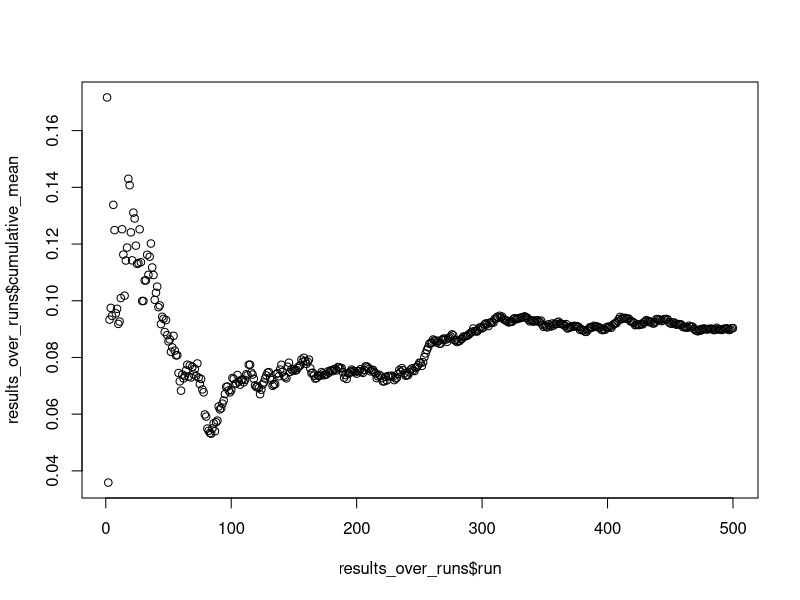

Write R code to recreate this figure.

# Simulate a truth
id <- 1:20
Ya1 <- c(T, T, T, F, F,
		 T, T, F, F, T, 
		 F, F, F, F, T,
		 T, T, T, F, F)
Ya0 <- c(T, F, T, F, F,
		 T, F, T, F, T, 
		 F, F, T, F, F,
		 T, F, T, F, F)

# Create the cohort
(cohort <- data.frame(id, Ya1, Ya0))

# Compute the true populaton average casual effect
mean(cohort$Ya1) - mean(cohort$Ya0)

# Note that we can identify individual causal response types because this is a simulation
cohort$response_type <- ifelse(Ya1&Ya0, 
								"doomed",
								ifelse(Ya1&!Ya0, 
										"causal",
										ifelse(!Ya1&Ya0,
											"preventative",
											"immune")))
table(cohort$response_type)


# Now assign some treatment
cohort$A <- c(T, T, T, T, T,
              T, T, T, T, T,
              F, F, F, F, F,
              F, F, F, F, F)
# Compute the observed outcome under treatment
cohort$Y <- ifelse(cohort$A, cohort$Ya1, cohort$Ya0)
# Note that the conditional on treatment observed association does not represent the causal effect
mean(cohort$Y[cohort$A==1]) - mean(cohort$Y[cohort$A == 0])

# response types are not evenly distributed
table(cohort$response_type, cohort$A)


# What would have happened if we assigned treatment so it was very imbalanced?
cohort$A <- c(T, T, T, F, F,
              T, T, F, F, T,
              F, F, F, F, T,
              T, T, T, F, F)
# Compute the observed outcome under this treatment regime
cohort$Y <- ifelse(cohort$A, cohort$Ya1, cohort$Ya0)

# Now the association of treatment and outcome is very strong
mean(cohort$Y[cohort$A==1]) - mean(cohort$Y[cohort$A == 0])
# Because the response types are totally imbalanced
table(cohort$response_type, cohort$A)

# What actual treatment was perfectly balanced?
cohort$A <- c(T, T, F, F, F,
              T, F, F, F, T,
              T, T, T, T, F,
              F, T, F, F, T)
table(cohort$response_type, cohort$A)

# Now the observed association is the causal effect
cohort$Y <- ifelse(cohort$A, cohort$Ya1, cohort$Ya0)
mean(cohort$Y[cohort$A==1]) - mean(cohort$Y[cohort$A == 0])

# So what if we randomize treatment?
set.seed(12345)
cohort$A <- rbinom(20, 1, .5) == 1
cohort$Y <- ifelse(cohort$A, cohort$Ya1, cohort$Ya0)
# Our observed estimate was not the truth
mean(cohort$Y[cohort$A==1]) - mean(cohort$Y[cohort$A == 0])


# Let's compute the outcome under randomization 500 times
set.seed(12345)
reps <- 500
result <- vector(length=reps)
for (i in 1:length(result)) {
  A <- rbinom(20, 1, .5) == 1
  Y <- ifelse(A, cohort$Ya1, cohort$Ya0)
  # Closer to, but not exactly, the truth
  result[i] <- mean(Y[A==1]) - mean(Y[A == 0])
} 

# Asymptotically approaching truth
results_over_runs <- data.frame(
  run <- 1:reps,
  cumulative_mean <- cumsum(result)/seq_along(result)
)

# It takes quite a while to converge to the causal effect
plot(results_over_runs$run, results_over_runs$cumulative_mean)

